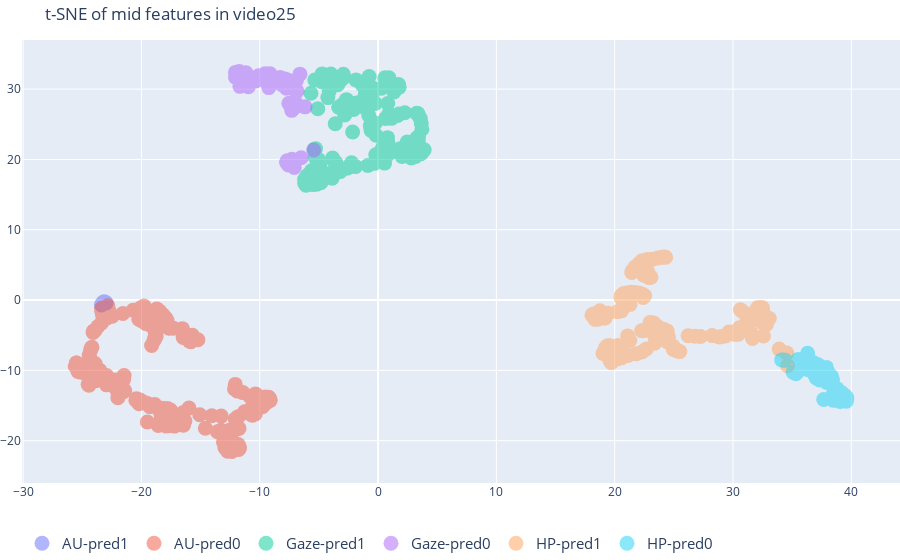

Here is the notebook cell this chart was saved with:
### Code cell
get_tsne(["4_d_a", "4_d_g", "4_d_h"], [10, 10, 5], 'video25', ["AU-pred1", "AU-pred0", "Gaze-pred1", "Gaze-pred0", "HP-pred1", "HP-pred0"])

### Figure 1 — Plotly figure (JSON) as saved in the notebook; plotly's stock layout.template omitted (floating-point values rounded to 4 significant figures; data arrays with more than 128 entries replaced by an {"elided": "..."} marker saying what was removed)
{"data": [{"marker": {"size": 15}, "mode": "markers", "name": "AU-pred1", "opacity": 0.5, "type": "scatter", "x": [-22.99, -23.15, -23.25, -23.38], "y": [-0.3925, -0.2331, -0.3342, -0.6871]}, {"marker": {"size": 15}, "mode": "markers", "name": "AU-pred0", "opacity": 0.5, "type": "scatter", "x": {"elided": "173 float values"}, "y": {"elided": "173 float values"}}, {"marker": {"size": 15}, "mode": "markers", "name": "Gaze-pred1", "opacity": 0.5, "type": "scatter", "x": {"elided": "131 float values"}, "y": {"elided": "131 float values"}}, {"marker": {"size": 15}, "mode": "markers", "name": "Gaze-pred0", "opacity": 0.5, "type": "scatter", "x": [-10.08, -10.26, -10.33, -12.05, -11.82, -11.62, -11.67, -11.81, -11.73, -12.05, -11.17, -10.1, -6.889, -11.04, -11.68, -5.441, -7.077, -7.576, -7.734, -7.678, -7.286, -6.501, -7.299, -6.177, -7.745, -6.977, -7.538, -7.417, -7.172, -7.017, -6.977, -6.841, -6.603, -9.129, -9.54, -7.911, -7.586, -8.077, -8.271, -7.853, -7.658, -8.146, -9.069, -10.97, -11.35, -9.24], "y": [31.36, 31.35, 31.15, 31.68, 31.65, 31.72, 32.23, 32.45, 32.5, 32.38, 32.32, 31.91, 31.28, 30.73, 30.39, 21.35, 18.87, 19.23, 19.57, 19.82, 20.01, 20.25, 26.98, 27.48, 30.12, 29.79, 28.0, 27.72, 27.2, 27.5, 28.07, 29.7, 32.13, 32.18, 32.18, 31.27, 31.26, 31.12, 31.65, 31.43, 30.86, 30.68, 30.67, 30.33, 30.57, 30.22]}, {"marker": {"size": 15}, "mode": "markers", "name": "HP-pred1", "opacity": 0.5, "type": "scatter", "x": {"elided": "134 float values"}, "y": {"elided": "134 float values"}}, {"marker": {"size": 15}, "mode": "markers", "name": "HP-pred0", "opacity": 0.5, "type": "scatter", "x": [34.12, 34.24, 34.43, 35.88, 36.28, 36.49, 36.59, 36.32, 36.37, 36.79, 37.23, 37.19, 36.53, 37.67, 38.72, 39.11, 38.5, 35.5, 37.57, 37.9, 35.08, 35.32, 37.32, 38.08, 37.28, 35.62, 38.49, 39.05, 39.57, 39.61, 39.61, 39.44, 39.16, 38.78, 37.13, 36.88, 37.04, 37.91, 38.29, 38.41, 38.32, 38.09, 36.31], "y": [-8.508, -8.521, -8.554, -9.365, -9.851, -9.945, -9.544, -9.366, -9.064, -8.893, -9.4, -9.201, -8.729, -14.14, -14.19, -14.2, -13.22, -8.435, -9.849, -9.574, -10.25, -10.47, -11.36, -11.5, -10.67, -9.952, -14.26, -14.43, -14.38, -14.11, -13.85, -13.53, -13.13, -12.6, -10.27, -10.53, -11.08, -11.71, -11.64, -11.35, -10.85, -10.4, -7.576]}], "layout": {"legend": {"font": {"size": 15}, "orientation": "h"}, "margin": {"b": 0, "l": 0, "r": 0, "t": 40}, "title": {"text": "t-SNE of mid features in video25"}}}
